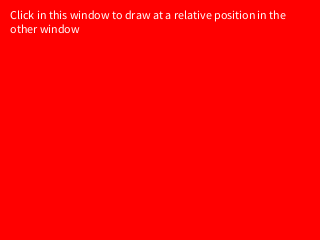
Frame 1 (no input)
Frame 60 (the mouse pressed at the canvas centre just before this capture): identical to frame 1, image omitted
Frame 120 (the mouse held since frame 60 and released just before this capture): identical to frame 1, image omitted

The Processing sketch that drew this single still picture (run headless with seeded random() and noise(); from frame 60 on, the mouse is pressed at the canvas centre):

// Processing sketch: MultipleWindows_Ex03
// ── MultipleWindows_Ex03.pde
//Reference: https://stackoverflow.com/questions/41586746/multiple-sketch-windows-in-processing

PWindow win;

public void settings() {
  size(320, 240);
}

void setup() { 
  win = new PWindow();
}

void draw() {
  background(255, 0, 0);
  text("Click in this window to draw at a relative position in the other window", 10, 10, this.width - 20, 100);
}

void mousePressed() {
  println("mousePressed in primary window");
  float relPosX = map(mouseX, 0, this.width, 0, 100);
  float relPosY = map(mouseY, 0, this.height, 0, 100);
  win.evokedFromPrimary(relPosX, relPosY);
}  

class PWindow extends PApplet {
  ArrayList<PVector> vectors = new ArrayList<PVector>();
  PWindow() {
    super();
    PApplet.runSketch(new String[] {this.getClass().getSimpleName()}, this);
  }

  void evokedFromPrimary(float relPosX, float relPosY) {
    println("evoked from primary");

    float xPos = map(relPosX, 0, 100, 0, this.width);
    float yPos = map(relPosY, 0, 100, 0, this.height);

    vectors.add(new PVector(xPos, yPos));
  }
  void settings() {
    size(500, 200);
  }

  void setup() {
    background(150);
  }

  void draw() {
    background(150);
    //store the vector size before using to avoid ConcurrentModificationException
    int listLength = vectors.size();
    for(int i = 0; i < listLength; i++) {
      PVector v = vectors.get(i);
      ellipse(v.x, v.y, random(50), random(50));
    }

  }

  void mousePressed() {
    println("mousePressed in secondary window");
  }
}
